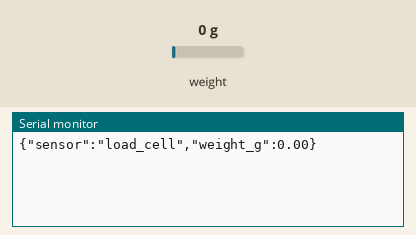
A sketch run on a simulated ESP32. Parts: the last lines printed to the serial monitor. Inputs (shaded band) come from the test bench; at power-on: weight on the scale 0 g.

Above: at 2.2 s.
2.3 s: weight on the scale set to 100 g
At 3.3 s:
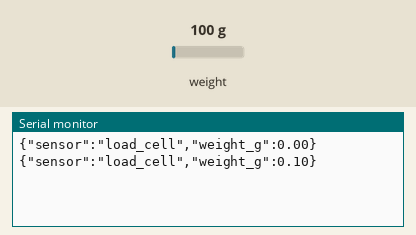
3.8 s: weight on the scale set to 1250 g
At 5.3 s:
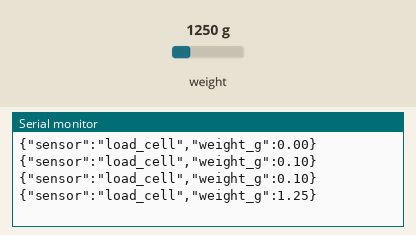
Timing chart, 0 to 6.8 s (numbered marks = the images above; inputs shaded):
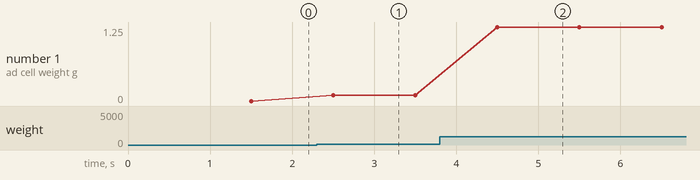

The sketch:

load_cell_hx711.ino
```cpp
#include "HX711.h"
// Replace placeholder calibration factor after calibration using known masses.
HX711 scale;
constexpr int DOUT_PIN = 32, SCK_PIN = 33;
float CALIBRATION_FACTOR = -7050.0f;
void setup() {
  Serial.begin(115200);
  scale.begin(DOUT_PIN, SCK_PIN);
  scale.set_scale(CALIBRATION_FACTOR);
  scale.tare();
}
void loop() {
  if (scale.is_ready()) {
    float grams = scale.get_units(5);
    Serial.printf("{\"sensor\":\"load_cell\",\"weight_g\":%.2f}\n", grams);
  } else Serial.println("{\"sensor\":\"load_cell\",\"error\":\"not_ready\"}");
  delay(500);
}
// Weigh at a stationary/paused station; belt vibration corrupts readings.
```

Measured:
- after the input at 2.3 s, the serial monitor: prints a new line after 0.20 s (image 1)
- after the input at 3.8 s, the serial monitor: prints a new line after 0.70 s (image 2)
- plotted number 1: 0 → 0.1 after the input at 2.3 s, 0.1 → 1.25 after the input at 3.8 s
